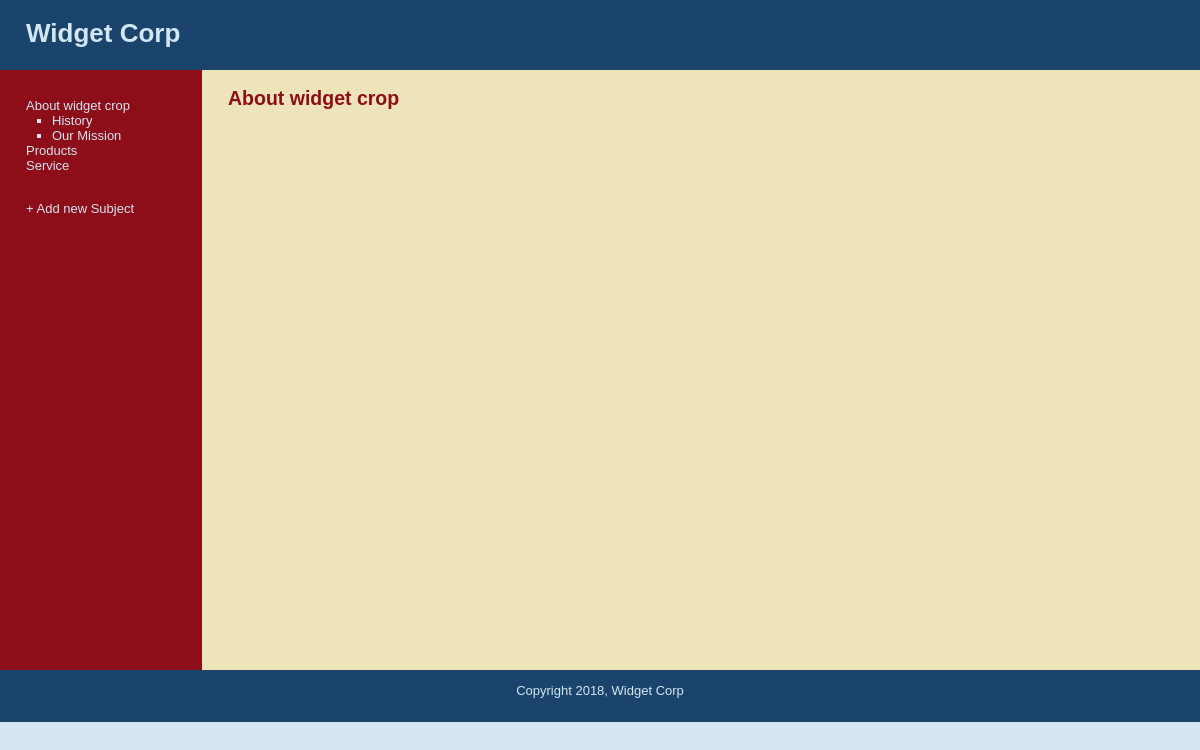
Screenshot of /index.php?subj=1 with the database file from the repository.
### tables this page shows
CREATE TABLE IF NOT EXISTS `subject` (
`id` int(11) NOT NULL,
  `menu_name` varchar(30) NOT NULL,
  `position` int(11) NOT NULL,
  `visible` tinyint(4) NOT NULL
);

CREATE TABLE IF NOT EXISTS `pages` (
`id` int(11) NOT NULL,
  `subject_id` int(11) NOT NULL,
  `menu_name` varchar(30) NOT NULL,
  `position` int(3) NOT NULL,
  `visible` tinyint(1) NOT NULL,
  `content` text NOT NULL
);

### includes/functions.php (called while the page is built, shortened)
<?php
function confirm_query($result_set){
	return $result_set;
 }
function find_by_sql($sql=""){
	global $connection;
	 $subject_set = mysql_query($sql,$connection);
		return $subject_set;
	}
function get_subject_by_id($subject_id){
	global $connection;
	$result_set = mysql_query("SELECT * FROM subject
		                       WHERE id =" . $subject_id ."
		                       LIMIT 1",$connection);
	 if($subject_content = mysql_fetch_array($result_set))
	 {
	 		 return $subject_content;
	 }else{
	 	return NULL;
	 }
}
?>

### index.php (the view, shortened to what this page needs)
<?php require_once("includes/connection.php"); ?>
<?php require_once("includes/functions.php"); ?>
<?php
	if(isset($_GET['subj'])){
		$sel_subject = get_subject_by_id($_GET['subj']);
		$sel_page=Null;
	}elseif(isset($_GET['pg'])){
		$sel_page = get_page_by_id($_GET['pg']);
		$sel_subject = Null;
	}else{
		$sel_page= NULL;
		$sel_subject= NULL;
	}
?>
<?php include("includes/header.php"); ?>
			<table id="structure">
				<tr>
					<td id="navigation">
					 <ul class="subjects">
						<?php
						 $subjects = find_by_sql("SELECT * FROM subject WHERE visible = 1
						                          ORDER BY position ASC");
							while($row = mysql_fetch_array($subjects))
							{
								echo "<li>
								<a href=\"index.php?subj=".urlencode($row['id'])."\">".$row['menu_name']."</a></li>";
								if($row['id']==$sel_subject['id'])
								{
									$pages = find_by_sql("SELECT * FROM pages
		                                                WHERE subject_id =".$row['id']." And visible = 1
		                                                ORDER BY position ASC");
									echo "<ul class=\"pages\">";
									while($row = mysql_fetch_array($pages))
									{
										echo "<li>
										<a href=\"index.php?pg=".urlencode($row['id'])."\">".$row['menu_name'].
										"</a></li>";
									}
									echo "</ul>";
								}
							}
						?>
					</ul></br>
					<a href="new_subject.php"> + Add new Subject </a>
					</td>
					<td id="page">
						<?php
							if(!is_null($sel_subject))
							{
							 	echo "<h2>".htmlentities($sel_subject['menu_name'])."</h2>";
							}else{
							 	echo "<h2>Welcome to Widget Corp</h2>";
							 }
						?>
			</table>
<?php include("includes/footer.php"); ?>

### stylesheets/public.css (style rules this page uses)
html { height: 100%; width: 100%; }
body { width: 100%; height: 100%; margin: 0px; padding: 0px; border: 0px; font-family: Verdana, Arial, Helvetica, sans-serif; background: #D4E6F4; font-size: 13px; line-height: 15px; }
table, tr, td { border-collapse: collapse; vertical-align: top; font-size: 13px; line-height: 15px; }
a { color: #8D0D19; }
#structure { height: 600px; width: 100%; }
#navigation { width: 150px; padding: 1em 2em; color: #D4E6F4; background: #8D0D19; }
#navigation a { color: #D4E6F4; text-decoration: none; }
ul.subjects { padding-left: 0; list-style: none; }
ul.pages { padding-left: 2em; list-style: square; }
#page { padding-left: 2em; vertical-align: top; background: #EEE4B9; }
#page h2 { color: #8D0D19; margin-top: 1em; }
li { color:#D4E6F4; }

### rows the page displays
subject: menu_name "About widget crop"
pages: menu_name "History"
pages: menu_name "Our Mission"
subject: menu_name "Products"
subject: menu_name "Service"
